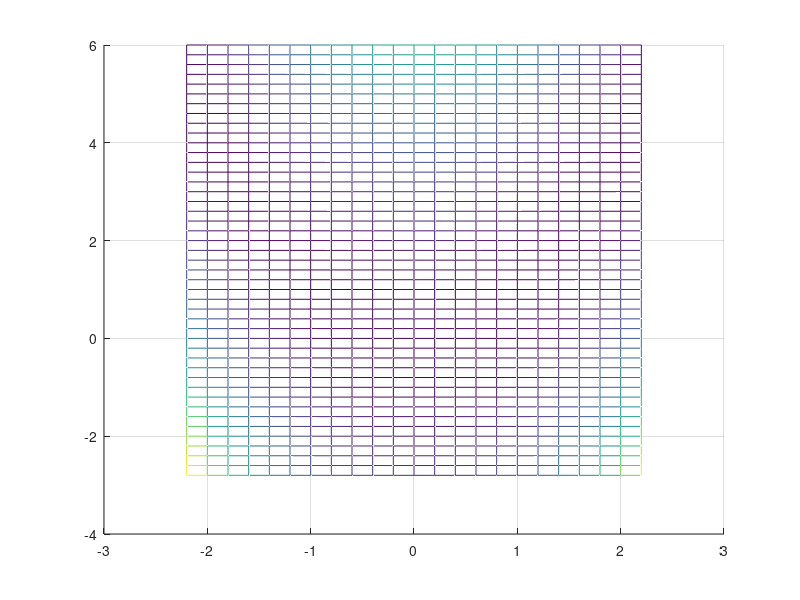

MATLAB code for this plot: (Note: this script raises an error after producing the figure.)
clear;
f = @(x) 100 * (x(2) - x(1)^2)^2 + (1 - x(1))^2;
%x0 = [3 - 6 * rand(), 0.5 - rand()]'
x0 = [-2.9723 0.1679]'

virtualization = true;

if virtualization
	[X,Y] = meshgrid(-2.2:0.2:2.2, -2.8:0.2:6);
	Z = zeros(size(X));
	for i = 1:numel(X)
		Z(i) = f([X(i) Y(i)]');
	end
	hold on
	grid on

	mesh(X, Y, Z)
	alpha(0.3)
	contour(X, Y, Z)
	color = [1 0 0]';
end

init_step = 1;
maxsteps = 99;
cntstep = 0;
good_delta = 0.0001;
dim = length(x0);

% initial simlex points
x = zeros(dim, dim + 1);
scores = zeros(1, dim + 1);
x(:, 1) = x0;
for i = 1 : dim
	x(:, i + 1) = x0;
	x(i, i + 1) = x(i, i + 1) + init_step;
end

% main loop
while cntstep < maxsteps
	if virtualization
		color = circshift(color, 2);
		fill3(x(1,:), x(2,:), [0 0 0], color')
	end

	% update scores
	for i = 1 : dim + 1
		scores(i) = f(x(:, i));
	end

	% sorting simplex vertex by scores
	[scores, idx] = sort(scores);
	x = x(:, idx);
	scores;

	% termination condition	
	if cntstep > 0
		delta = abs(scores(dim + 1) - prev_worst_score);
		if delta < good_delta
			cntstep
			display('Good enough.')
			break
		end
	end
	prev_worst_score = scores(dim + 1);

	% calculate m and r (reflected point)
	m = sum(x(:,1:dim)')' ./ dim;
	r = 2*m - x(:, dim + 1);

	if f(x(:,1)) <= f(r) && f(r) < f(x(:,dim))
		x(:, dim + 1) = r;
		display('Reflect (1)')

	elseif f(r) < f(x(:,1))
		% calculate expansion point s
		s = m + 2*(m - x(:, dim + 1));
		if f(s) < f(r)
			x(:, dim + 1) = s;
			display('Expand')
		else
			x(:, dim + 1) = r;
			display('Reflect (2)')
		end
	else
		do_shrink = false;
		% perform a contraction between m and the better of x(n+1) and r
		if f(r) < x(:, dim + 1)
			% better than the wrost one
			c = m + (r - m) ./ 2;
			if f(c) < f(r)
				x(:, dim + 1) = c;
				display('Contract outside')
			else
				% otherwise, continue with Shrink step
				do_shrink = true;
			end
		else
			% even wrose than the wrost one
			cc = m + (x(:, dim + 1) - m) ./ 2;
			if f(cc) < f(x(:, dim + 1))
				x(:, dim + 1) = cc;
				display('Contract inside')
			else
				% otherwise, continue with Shrink step
				do_shrink = true;
			end
		end

		if do_shrink
			% Shrink
			for i = 1 : dim
				x(:, i + 1) = x(:, 1) + (x(:, i + 1) - x(:, 1)) ./ 2;
			end
			display('Shrink')
		end
	end
	cntstep = cntstep + 1;
	input('please hit enter ...');
end

ret_x = x(:, 1)
ret_score = scores(1)
